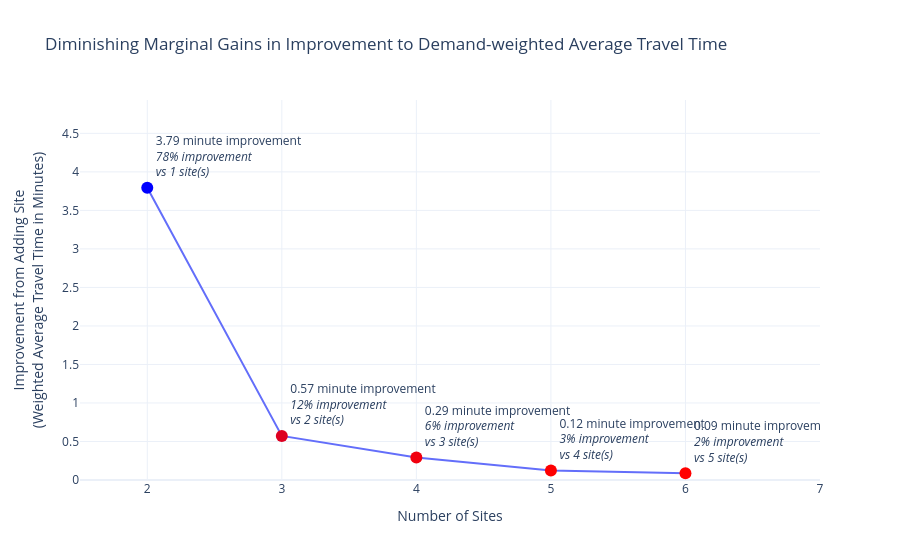

Write notebook code for a chart like this one.
### Markdown cell above
Now let's work on some additional plots. 

Perhaps the simplest option is just to plot the marginal gains as a line, which clearly shows the magnitude of the returns at each additional site number.

### Code cell
all_sols["high_value"] = all_sols["marginal_pct_total"] > 0.1  # tweak threshold
all_sols["n_sites_comparison"] = all_sols["n_sites"] - 1

fig = px.line(
    all_sols,
    x="n_sites",
    y="marginal_gain",
    markers=True,
    title="Diminishing Marginal Gains in Improvement to Demand-weighted Average Travel Time",
)

# Custom hover text
fig.update_traces(
    mode="lines+markers+text",
    hovertemplate=(
        "<b>%{x} sites</b><br>"
        "Marginal gain moving from %{customdata[3]} sites to %{customdata[2]} sites: %{y:.2f} minutes (%{customdata[1]:.1%} improvement) <br>"
        "Weighted average travel time for best solution with %{customdata[2]} sites: %{customdata[0]:.2f} minutes<br>"
        "% of total possible improvement achieved with %{customdata[2]} sites: %{customdata[4]:.1%}<extra></extra>"
    ),
    customdata=all_sols[["weighted_average", "marginal_pct_total", "n_sites", "n_sites_comparison", "pct_of_total"]].values,
    text=[
        f"{mg:.2f} minute improvement<br><i>{pct:.0%} improvement<br>vs {nst} site(s)</i>"
        for mg, pct,nst in zip(all_sols["marginal_gain"], all_sols["marginal_pct_total"], all_sols["n_sites_comparison"])
    ],
    textposition="top right",
     marker=dict(
        color=all_sols["marginal_pct_total"],  # continuous colour scale
        colorscale="BlueRed_r",
        showscale=False,
        colorbar=dict(title="% of total"),
        size=12
    )
)

fig.update_traces(

)

fig.update_layout(
    xaxis_title="Number of Sites",
    yaxis_title="Improvement from Adding Site<br>(Weighted Average Travel Time in Minutes)",
    template="plotly_white"
)

# We could optionally add in a line at the point the improvement from an additional
# site is below a certain percentage
# threshold_point = 0.1
# threshold = threshold_point * all_sols["marginal_gain"].iloc[1]
# elbow = all_sols[all_sols["marginal_gain"] < threshold].iloc[0]

# fig.add_vline(
#     x=elbow["n_sites"],
#     line_dash="dash",
#     annotation_text=f"Elbow ~ {int(elbow['n_sites'])} sites",
#     annotation_position="top"
# )

fig.update_yaxes(range=(
    0,
    np.nanmax(all_sols["marginal_gain"]*1.3)
    ))

fig.update_xaxes(range=(
    1.5,
    np.nanmax(all_sols["n_sites"]+1)
    ))


fig.show()

### Figure 1 — Plotly figure (JSON) as saved in the notebook; plotly's stock layout.template omitted (floating-point values rounded to 4 significant figures)
{"data": [{"customdata": [[9.739, null, 1, 0, 0], [5.944, 0.7792, 2, 1, 0.7792], [5.372, 0.1174, 3, 2, 0.8966], [5.08, 0.05997, 4, 3, 0.9566], [4.958, 0.02516, 5, 4, 0.9818], [4.869, 0.01824, 6, 5, 1]], "hovertemplate": "<b>%{x} sites</b><br>Marginal gain moving from %{customdata[3]} sites to %{customdata[2]} sites: %{y:.2f} minutes (%{customdata[1]:.1%} improvement) <br>Weighted average travel time for best solution with %{customdata[2]} sites: %{customdata[0]:.2f} minutes<br>% of total possible improvement achieved with %{customdata[2]} sites: %{customdata[4]:.1%}<extra></extra>", "legendgroup": "", "line": {"color": "#636efa", "dash": "solid"}, "marker": {"color": [null, 0.7792, 0.1174, 0.05997, 0.02516, 0.01824], "colorbar": {"title": {"text": "% of total"}}, "colorscale": [[0, "rgb(255,0,0)"], [1, "rgb(0,0,255)"]], "showscale": false, "size": 12, "symbol": "circle"}, "mode": "lines+markers+text", "name": "", "orientation": "v", "showlegend": false, "text": ["nan minute improvement<br><i>nan% improvement<br>vs 0 site(s)</i>", "3.79 minute improvement<br><i>78% improvement<br>vs 1 site(s)</i>", "0.57 minute improvement<br><i>12% improvement<br>vs 2 site(s)</i>", "0.29 minute improvement<br><i>6% improvement<br>vs 3 site(s)</i>", "0.12 minute improvement<br><i>3% improvement<br>vs 4 site(s)</i>", "0.09 minute improvement<br><i>2% improvement<br>vs 5 site(s)</i>"], "textposition": "top right", "type": "scatter", "x": [1, 2, 3, 4, 5, 6], "xaxis": "x", "y": [null, 3.795, 0.5718, 0.292, 0.1225, 0.08881], "yaxis": "y"}], "layout": {"legend": {"tracegroupgap": 0}, "title": {"text": "Diminishing Marginal Gains in Improvement to Demand-weighted Average Travel Time"}, "xaxis": {"anchor": "y", "domain": [0, 1], "range": [1.5, 7], "title": {"text": "Number of Sites"}}, "yaxis": {"anchor": "x", "domain": [0, 1], "range": [0, 4.933], "title": {"text": "Improvement from Adding Site<br>(Weighted Average Travel Time in Minutes)"}}}}
